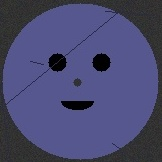
#> input picture face_database/organized/persons/alice_002/images/face_001.jpg, 162 x 162 px
$ python -i face_processor_simple.py   (imports and definitions only)
#> lines starting #> are read from the running program, lines starting #| are printed output that depends on the picture
#> further down, picture is the input picture: shape (162, 162, 3); mean B, G, R 113.1, 74.1, 73.4
"""
Simplified Face Processing Module
Uses OpenCV for face detection and basic feature extraction
"""

import cv2
import numpy as np
from typing import List, Tuple, Optional, Dict, Any
import logging
from config import Config

logger = logging.getLogger(__name__)

class SimpleFaceProcessor:
    """
    Simplified face detection and recognition using OpenCV
    """

    def __init__(self):
        """Initialize face processor with OpenCV cascade classifier"""
        try:
            # Load OpenCV's Haar cascade for face detection
            self.face_cascade = cv2.CascadeClassifier(cv2.data.haarcascades + 'haarcascade_frontalface_default.xml')

            # Initialize ORB feature detector for face recognition
            self.orb = cv2.ORB_create(nfeatures=500)

            logger.info("Simple face processor initialized successfully")

        except Exception as e:
            logger.error(f"Failed to initialize face processor: {e}")
            raise

    # [40 lines left out: function detect_faces, not called in this run]

    def extract_face_embedding(self, face_image: np.ndarray) -> Optional[np.ndarray]:
        """
        Extract face embedding using ORB features

        Args:
            face_image: Cropped face image

        Returns:
            Face embedding vector or None if extraction fails
        """
        try:
            # Convert to grayscale
            if len(face_image.shape) == 3:
                gray = cv2.cvtColor(face_image, cv2.COLOR_BGR2GRAY)
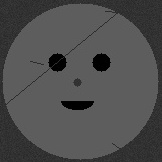
#> gray: shape (162, 162); min 0, max 103, mean 78.3
            else:
                gray = face_image

            # Resize to standard size
            gray = cv2.resize(gray, (128, 128))
#> gray: shape (128, 128)

            # Extract ORB features
            keypoints, descriptors = self.orb.detectAndCompute(gray, None)
#> keypoints = 75 keypoints; strongest (x, y, size): (72, 81, 31), (50, 80, 31), (72, 82, 37.2), (50, 81, 44.6)

            if descriptors is not None and len(descriptors) > 0:
                # Create a fixed-size embedding from descriptors
                # Use histogram of descriptors as a simple embedding
                embedding = np.zeros(512)  # Fixed size embedding

                # Fill embedding with descriptor statistics
                desc_flat = descriptors.flatten()
#> desc_flat = 2400 values, max 255 at index 183, min 0 at index 5, mean 92.1
                if len(desc_flat) > 0:
                    # Use first 256 values directly
                    end_idx = min(256, len(desc_flat))
#> end_idx = 256
                    embedding[:end_idx] = desc_flat[:end_idx]

                    # Add statistical features
                    embedding[256] = np.mean(desc_flat)
                    embedding[257] = np.std(desc_flat)
                    embedding[258] = np.min(desc_flat)
                    embedding[259] = np.max(desc_flat)
                    embedding[260] = len(keypoints)

                    # Fill remaining with histogram of descriptor values
                    hist, _ = np.histogram(desc_flat, bins=251, range=(0, 255))
#> hist = 251 values, max 126 at index 0, min 0 at index 25, mean 9.56
                    embedding[261:512] = hist

                return embedding
            else:
                # Fallback: use image statistics as embedding
                embedding = np.zeros(512)

                # Basic image statistics
                embedding[0] = np.mean(gray)
                embedding[1] = np.std(gray)
                embedding[2] = np.min(gray)
                embedding[3] = np.max(gray)

                # Histogram features
                hist = cv2.calcHist([gray], [0], None, [256], [0, 256])
                hist = hist.flatten()
                embedding[4:260] = hist

                # LBP-like features (simplified)
                lbp_hist = self._simple_lbp_histogram(gray)
                embedding[260:512] = lbp_hist[:252]

                return embedding

        except Exception as e:
            logger.error(f"Error extracting face embedding: {e}")
            return None

    # [129 lines left out: functions _simple_lbp_histogram, extract_faces_from_person, compare_embeddings, preprocess_face, not called in this run]

>>> import cv2
>>> picture = cv2.imread('face_database/organized/persons/alice_002/images/face_001.jpg')
>>> result = SimpleFaceProcessor().extract_face_embedding(picture)
#> result = 512 values, max 255 at index 183, min 0 at index 5, mean 49.97

$ run again, on face_database/organized/persons/alice_002/images/face_003.jpg
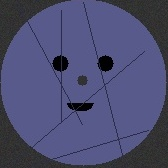
#> input picture face_database/organized/persons/alice_002/images/face_003.jpg, 168 x 168 px
#> picture is the input picture: shape (168, 168, 3); mean B, G, R 114.1, 77.9, 76.3
#> in extract_face_embedding, `gray = cv2.cvtColor(face_image, cv2.COLOR_BGR2GRAY)`:
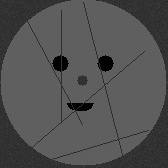
#> gray: shape (168, 168); min 0, max 106, mean 81.5
#> in extract_face_embedding, `gray = cv2.resize(gray, (128, 128))`:
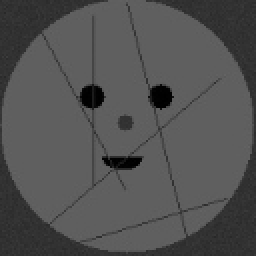
#> gray: shape (128, 128) (shown 2 times larger); min 0, max 100, mean 81.5
#> keypoints = 102 keypoints; strongest (x, y, size): (52, 80, 31), (69, 79, 31), (53, 79, 37.2), (77, 44, 37.2)
#> desc_flat = 3264 values, max 255 at index 23, min 0 at index 2, mean 113.4
#> end_idx = 256
#> hist = 251 values, max 78 at index 1, min 0 at index 241, mean 13
#> result = 512 values, max 255 at index 23, min 0 at index 2, mean 61.34
